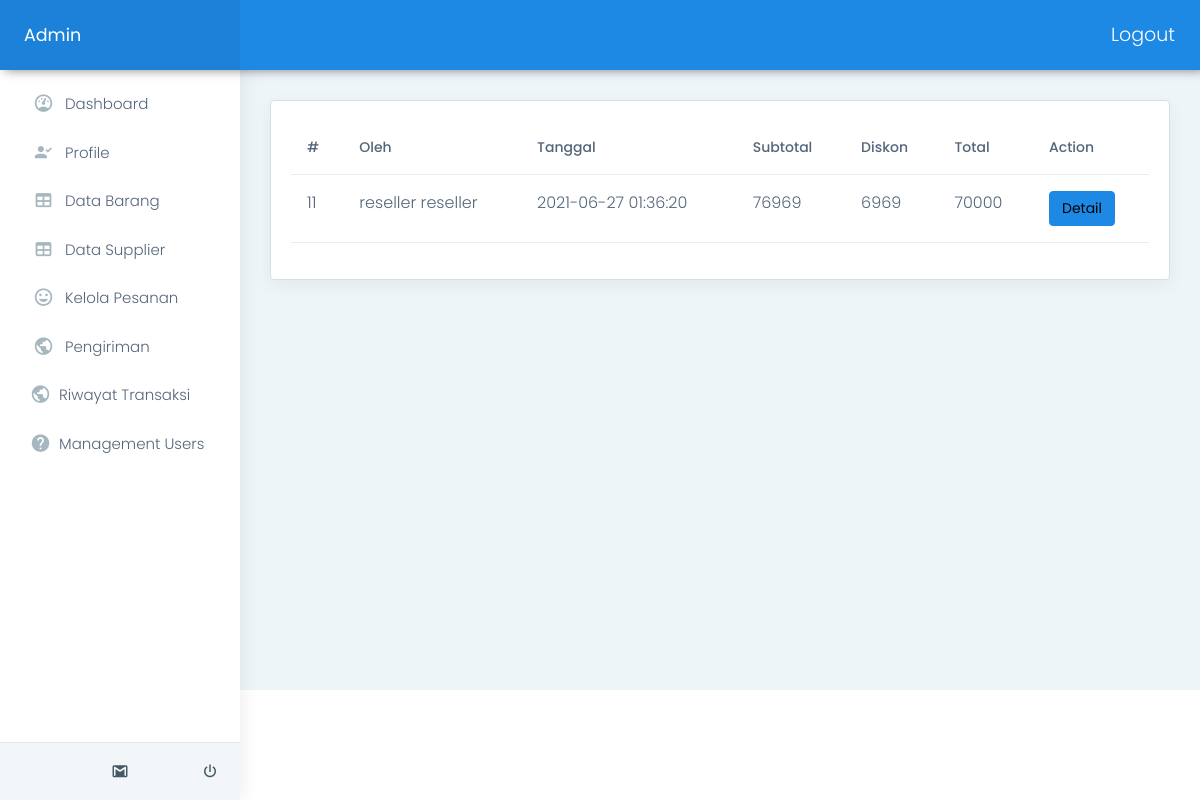
/admin/index.php?page=transaksihis (signed in), run on an earlier commit of the app's database.
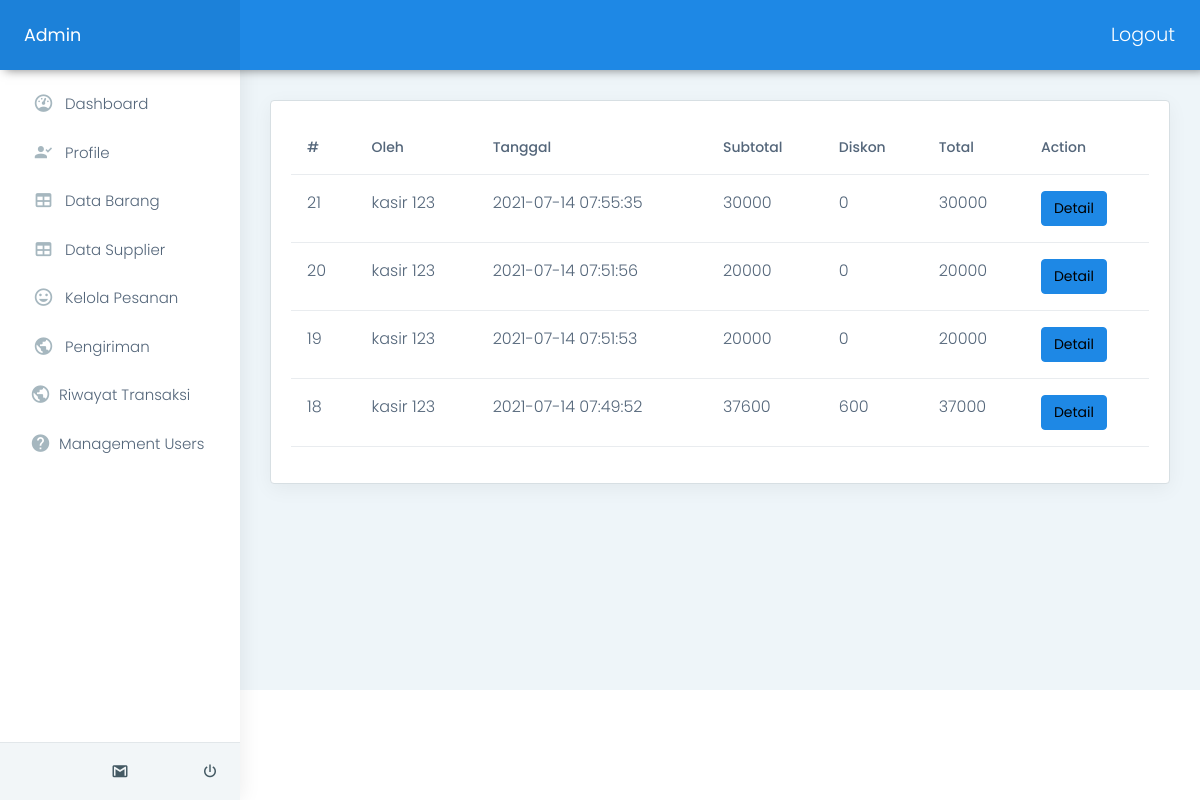
And on a later commit of the database.
### tables this page shows
CREATE TABLE `tb_transaksi` (
  `Id_transaksi` int(11) NOT NULL,
  `Id_pelanggan` varchar(20) DEFAULT NULL,
  `Tanggal_transaksi` datetime DEFAULT CURRENT_TIMESTAMP,
  `diskon` double DEFAULT NULL,
  `subtotal` double DEFAULT NULL,
  `Total_bayar` varchar(20) DEFAULT NULL,
  `status` varchar(20) DEFAULT NULL,
  `order_by` varchar(40) DEFAULT NULL,
  `metode_bayar` varchar(40) DEFAULT NULL,
  `struk_gambar` varchar(100) DEFAULT NULL
);

### admin/transaksihis/index.php (the view, shortened to what this page needs)
<div class="card">
    <div class="card-body">
        <table class="table user-table">
            <thead>
                <tr>
                    <th class="border-top-0">#</th>
                    <th class="border-top-0">Oleh</th>
                    <th class="border-top-0">Tanggal</th>
                    <th class="border-top-0">Subtotal</th>
                    <th class="border-top-0">Diskon</th>
                    <th class="border-top-0">Total</th>
                    <th class="border-top-0">Action</th>
                </tr>
            </thead>
            <tbody>
                <?php
                    $query="SELECT
                            T.Tanggal_transaksi AS date,T.Total_bayar,T.status,T.Id_transaksi,T.subtotal,T.diskon,
                            CONCAT(U.fname,' ',U.lname) AS oleh
                            FROM tb_transaksi T
                            LEFT JOIN users U ON U.unique_id=T.Id_pelanggan
                            WHERE T.status > 3
                            ORDER BY T.Tanggal_transaksi DESC";
                    $result=mysqli_query($conn,$query);
                    while($row=mysqli_fetch_assoc($result)){
                            ?>
                            <tr>
                                <td><?php echo $row['Id_transaksi']?></td>
                                <td><?php echo $row['oleh'] ?></td>
                                <td><?php echo $row['date']?></td>
                                <td><?php echo $row['subtotal']?></td>
                                <td><?php echo $row['diskon']?></td>
                                <td><?php echo $row['subtotal'] - $row['diskon'] ?></td>
                                <td>
                                    <a class='btn btn-info' href="/ricemil/admin/index.php?page=transaksihis&modul=detail&id=<?php echo $row['Id_transaksi'] ?>">Detail</a>
                                </td>
                            </tr>
                <?php
                    }
                ?>
            </tbody>
        </table>
    </div>
</div>

### admin/index.php (shortened to what this page needs)
<?php
include_once "../config/koneksi.php";
?>
<!DOCTYPE html>
<html dir="ltr" lang="en">
<head>
  <?php
  include './_partials/head.php';
  ?>
</head>
<body>
  <div id="main-wrapper" data-layout="vertical" data-navbarbg="skin6" data-sidebartype="full" data-sidebar-position="absolute" data-header-position="absolute" data-boxed-layout="full">
    <?php
    include './_partials/header.php';
    ?>
    <?php
    include './_partials/aside.php';
    ?>
    <div class="page-wrapper">
      <div class="container-fluid">
        <div class="row">
          <div class="col-lg-12">
            <?php
            if (isset($_GET['page'])) {
              $page = $_GET['page'];
              switch ($page) {
                case 'transaksihis':
                  if (isset($_GET['modul'])) {
                    $modul = $_GET['modul'];
                    switch ($modul) {
                      case 'detail':
                        include 'transaksihis/detail.php';
                        break;
                      default:
                        include 'transaksihis/index.php';
                        break;
                    }
                  } else {
                    include 'transaksihis/index.php';
                  }
                  break;
              }
            }
            ?>
          </div>
        </div>
      </div>
    </div>
  </div>
</body>
</html>

### admin/_partials/head.php (shortened to what this page needs)
<link href="../assets/plugins/chartist-js/dist/chartist.min.css" rel="stylesheet">
<link href="../assets/plugins/chartist-js/dist/chartist-init.css" rel="stylesheet">
<link href="../assets/plugins/chartist-plugin-tooltip-master/dist/chartist-plugin-tooltip.css" rel="stylesheet">
<link href="../assets/plugins/c3-master/c3.min.css" rel="stylesheet">
<link href="../assets/css/style.min.css" rel="stylesheet">
<link rel="stylesheet" href="sweetalert2.min.css">

### admin/_partials/header.php (shortened to what this page needs)
<header class="topbar" data-navbarbg="skin6">
  <nav class="navbar top-navbar navbar-expand-md navbar-dark">
    <div class="navbar-header" data-logobg="skin6">
      <a class="navbar-brand ms-4" href="index.html">
        <span class="logo-text" style='color:white;'>
          Admin
        </span>
      </a>
    </div>
    <div class="navbar-collapse collapse" id="navbarSupportedContent" data-navbarbg="skin5">
      <ul class="navbar-nav">
        <li class="nav-item d-end">
          <a class="nav-link" href="/ricemil/php/logout.php">Logout</a>
        </li>
      </ul>
    </div>
  </nav>
</header>

### admin/_partials/aside.php
<aside class="left-sidebar" data-sidebarbg="skin6">
  <div class="scroll-sidebar">
    <nav class="sidebar-nav">
      <ul id="sidebarnav">
        <li class="sidebar-item"> <a class="sidebar-link waves-effect waves-dark sidebar-link" href="/ricemil/admin/" aria-expanded="false"><i class="mdi me-2 mdi-gauge"></i><span class="hide-menu">Dashboard</span></a></li>
        <li class="sidebar-item"> <a class="sidebar-link waves-effect waves-dark sidebar-link" href="/ricemil/admin/index.php?page=profile"" aria-expanded=" false">
            <i class="mdi me-2 mdi-account-check"></i><span class="hide-menu">Profile</span></a>
        </li>
        <li class="sidebar-item"> <a class="sidebar-link waves-effect waves-dark sidebar-link" href="/ricemil/admin/index.php?page=databarang" aria-expanded="false"><i class="mdi me-2 mdi-table"></i><span class="hide-menu">Data Barang</span></a></li>
        <li class="sidebar-item"> <a class="sidebar-link waves-effect waves-dark sidebar-link" href="/ricemil/admin/index.php?page=dtsupplier" aria-expanded="false"><i class="mdi me-2 mdi-table"></i><span class="hide-menu">Data Supplier</span></a></li>
        <li class="sidebar-item"> <a class="sidebar-link waves-effect waves-dark sidebar-link" href="/ricemil/admin/index.php?page=kelolapesanan" aria-expanded="false"><i class="mdi me-2 mdi-emoticon"></i><span class="hide-menu">Kelola Pesanan</span></a></li>
        <li class="sidebar-item"> <a class="sidebar-link waves-effect waves-dark sidebar-link" href="/ricemil/admin/index.php?page=transaksi" aria-expanded="false"><i class="mdi me-2 mdi-earth"></i><span class="hide-menu">Pengiriman</span></a></li>
        <li class="sidebar-item"> <a class="sidebar-link waves-effect waves-dark sidebar-link" href="/ricemil/admin/index.php?page=transaksihis" aria-expanded="false"><i class="mdi me-2 mdi-earth"></i><span class="hide-menu">Riwayat Transaksi</span></a></li>
        <li class="sidebar-item"> <a class="sidebar-link waves-effect waves-dark sidebar-link" href="/ricemil/admin/index.php?page=account" aria-expanded="false"><i class="mdi me-2 mdi-help-circle"></i><span class="hide-menu">Management Users</span></a></li>
      </ul>
    </nav>
  </div>
  <div class="sidebar-footer">
    <div class="row">
      <div class="col-4 link-wrap">
        <?php
        $sql = mysqli_query($conn, "SELECT * FROM users WHERE unique_id = {$_SESSION['unique_id']}");
        if (mysqli_num_rows($sql) > 0) {
          $row = mysqli_fetch_assoc($sql);
        }
        ?>
        <a href="../php/logout.php?logout_id=<?php echo $row['unique_id']; ?>" alt class="link" title="" data-original-title="Logout"><i class="ti-settings"></i></a>
      </div>
      <div class="col-4 link-wrap">
        <a href="" class="link" title="" data-original-title="Email"><i class="mdi mdi-gmail"></i></a>
      </div>
      <div class="col-4 link-wrap">
        <a href="" class="link" title="" data-original-title="Logout"><i class="mdi mdi-power"></i></a>
      </div>
    </div>
  </div>
</aside>

What changed in the data, as far as the page shows it:
removed tb_transaksi: Id_transaksi "11", oleh "reseller reseller", Tanggal_transaksi "2021-06-27 01:36:20", subtotal "76969", diskon "6969", $row['subtotal'] - $row['diskon'] "70000"
added tb_transaksi: Id_transaksi "21", oleh "kasir 123", Tanggal_transaksi "2021-07-14 07:55:35", subtotal "30000", diskon "0", $row['subtotal']-$row['diskon'] "30000"
added tb_transaksi: Id_transaksi "20", oleh "kasir 123", Tanggal_transaksi "2021-07-14 07:51:56", subtotal "20000", diskon "0", $row['subtotal']-$row['diskon'] "20000"
added tb_transaksi: Id_transaksi "19", oleh "kasir 123", Tanggal_transaksi "2021-07-14 07:51:53", subtotal "20000", diskon "0", $row['subtotal']-$row['diskon'] "20000"
added tb_transaksi: Id_transaksi "18", oleh "kasir 123", Tanggal_transaksi "2021-07-14 07:49:52", subtotal "37600", diskon "600", $row['subtotal'] - $row['diskon'] "37000"
